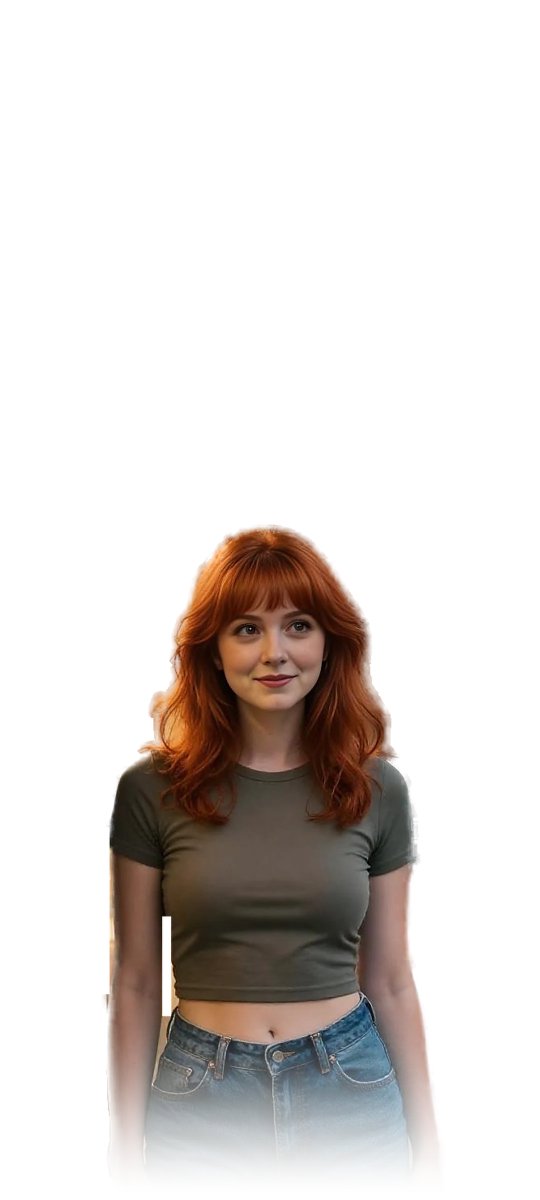
#> input picture app/src/main/assets/portraits/p03.webp, 1080 x 2400 px, given in place of p03.webp.jpg, which was not available (shown at 1/2 size)
$ python compose.py ../../app/src/main/assets/portraits/p03.webp
#> lines starting #> are read from the running program, lines starting #| are printed output that depends on the picture; pictures that were not available may be replaced by others from this repository, and a replacement may not be noted
import sys, os, json, numpy as np, cv2
import mediapipe as mp
from PIL import Image, ImageFilter

CW, CH = 1080, 2400          # wallpaper canvas
CUT_Y = 1030                 # everything below this row is dropped (the logo lives at 1040+)
FADE_END = 1000              # alpha reaches zero here
FADE_LEN = 250

def face_center(img_rgb):
    with mp.solutions.face_detection.FaceDetection(model_selection=1, min_detection_confidence=0.4) as fd:
        r = fd.process(img_rgb)
    if not r.detections: return None
    d = max(r.detections, key=lambda d: d.location_data.relative_bounding_box.width)
    b = d.location_data.relative_bounding_box
    h, w = img_rgb.shape[:2]
    return (b.xmin + b.width / 2) * w, (b.ymin + b.height / 2) * h, b.width * w

def keep_subject(alpha, face):
    binm = (alpha > 0.5).astype(np.uint8)
    n, lab, stats, _ = cv2.connectedComponentsWithStats(binm, connectivity=8)
    if n <= 1: return alpha
    target = 0
    if face is not None:
        fx, fy = int(face[0]), int(face[1])
        target = lab[min(max(fy, 0), lab.shape[0] - 1), min(max(fx, 0), lab.shape[1] - 1)]
    if target == 0:
        target = 1 + int(np.argmax(stats[1:, cv2.CC_STAT_AREA]))
    region = (lab == target).astype(np.uint8)
    region = cv2.dilate(region, cv2.getStructuringElement(cv2.MORPH_ELLIPSE, (13, 13))) > 0
    return alpha * region

# Hand-placed clean-ups in source pixel coordinates: polygons to erase, and bokeh lights to remove.
ERASE = {
    'p01': [[(0, 860), (42, 860), (42, 1152), (0, 1152)], [(0, 956), (340, 956), (340, 1152), (0, 1152)]],
    'p03': [[(190, 540), (217, 540), (217, 745), (190, 745)], [(283, 650), (293, 650), (293, 772), (283, 772)]],
    'p12': [[(0, 640), (205, 640), (205, 745), (185, 800), (160, 830), (140, 880), (0, 880)], [(500, 838), (768, 838), (768, 1152), (500, 1152)]],
}
BOKEH = {'p04': [(255, 346, 34)]}
HALO = {'p04': [(255, 346, 80)]}   # drop translucent glow around a removed light

def clean(name, rgb, alpha):
    h, w = alpha.shape
    for poly in ERASE.get(name, []):
        m = np.zeros((h, w), np.uint8); cv2.fillPoly(m, [np.array(poly, np.int32)], 1)
        alpha = alpha * (1 - m)
    for (cx, cy, r) in BOKEH.get(name, []):
        hsv = cv2.cvtColor(rgb, cv2.COLOR_RGB2HSV).astype(np.float32)
        yy, xx = np.ogrid[:h, :w]
        inside = (xx - cx) ** 2 + (yy - cy) ** 2 < r * r
        pale = (hsv[..., 1] < 0.55 * 255) & (hsv[..., 2] > 0.6 * 255)
        alpha = alpha * (1 - (inside & pale).astype(np.float32))
    for (cx, cy, r) in HALO.get(name, []):
        yy, xx = np.ogrid[:h, :w]
        inside = (xx - cx) ** 2 + (yy - cy) ** 2 < r * r
        alpha = np.where(inside & (alpha < 0.7), 0, alpha)
    return alpha

def smooth(t):
    t = np.clip(t, 0, 1)
    return t * t * (3 - 2 * t)

def compose(name, outdir):
#> called with outdir = 'final'
    src = np.array(Image.open(f'src/{name}.jpg').convert('RGB'))
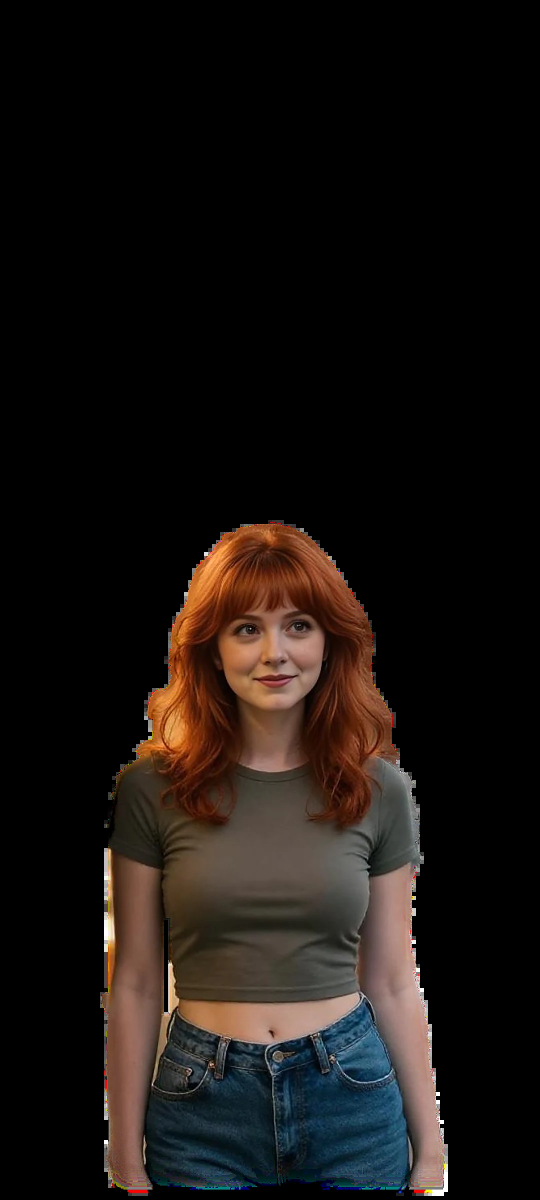
#> src: shape (2400, 1080, 3) (shown at 1/2 size); mean R, G, B 24.8, 19.4, 16.5
    rgba = np.array(Image.open(f'out/{name}_rgba.png'))
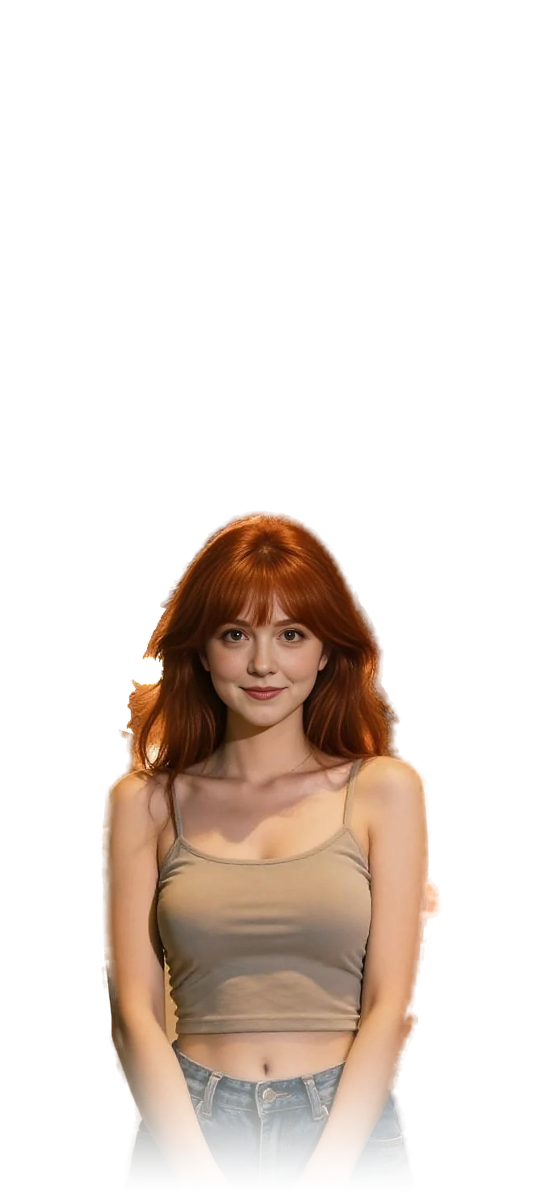
#> input picture app/src/main/assets/portraits/p04.webp, 1080 x 2400 px, given in place of p03.webp_rgba.png, which was not available (shown at 1/2 size)
#> rgba is the input picture: shape (2400, 1080, 4); mean R, G, B, A 43.1, 31.5, 23.5, 59.6
    rgb, alpha = rgba[..., :3], rgba[..., 3].astype(np.float32) / 255
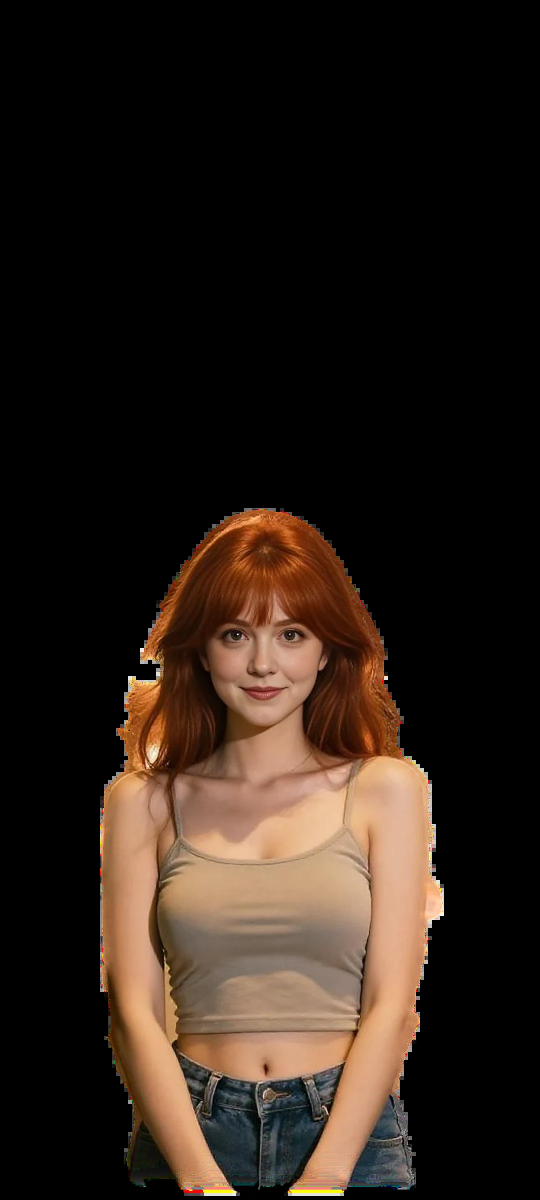
#> rgb: shape (2400, 1080, 3) (shown at 1/2 size); mean R, G, B 43.1, 31.5, 23.5
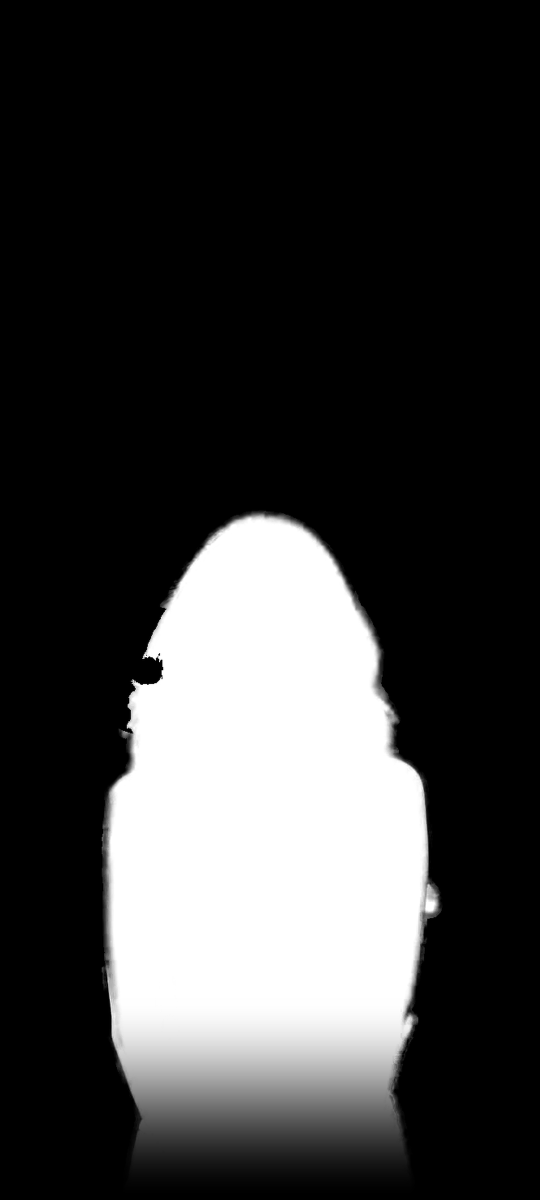
#> alpha: shape (2400, 1080) float32 (shown at 1/2 size); min 0, max 1, mean 0.234
    face = face_center(src)
    alpha = keep_subject(alpha, face)
    alpha = clean(name, src, alpha)
    h, w = alpha.shape
    ys = np.arange(h, dtype=np.float32)[:, None]
    fade = 1.0 - smooth((ys - (FADE_END - FADE_LEN)) / FADE_LEN)
    fade[ys >= CUT_Y] = 0
    alpha = alpha * fade
    # Bounding box of the visible subject.
    cols = np.where((alpha > 0.25).any(0))[0]; rows = np.where((alpha > 0.25).any(1))[0]
    x0, x1, y_top = cols.min(), cols.max(), rows.min()
    bw = x1 - x0 + 1
    s = float(np.clip(min(1.62, 1050.0 / bw), 1.2, 1.62))
    # Larger images are placed higher so the fade ends at the bottom of the canvas.
    oy = CH - FADE_END * s
    head_top = oy + y_top * s
    if head_top < 0.22 * CH: oy += 0.22 * CH - head_top
    cx_src = (x0 + x1) / 2
    ox = CW / 2 - cx_src * s
    ox = min(max(ox, CW - w * s - 20), 20) if w * s > CW else ox
    big = Image.fromarray(np.dstack([rgb, (alpha * 255).astype(np.uint8)]), 'RGBA').resize((int(w * s), int(h * s)), Image.LANCZOS)
    # Light sharpening on colour only; alpha untouched.
    c = big.convert('RGB').filter(ImageFilter.UnsharpMask(radius=1.3, percent=70, threshold=2))
    a = big.getchannel('A')
    canvas = Image.new('RGBA', (CW, CH), (0, 0, 0, 0))
    layer = c.convert('RGBA'); layer.putalpha(a)
    canvas.alpha_composite(layer, (int(round(ox)) if ox >= 0 else 0, int(round(oy))) if ox >= 0 else (0, int(round(oy))), ) if ox >= 0 else None
    if ox < 0:
        crop = layer.crop((int(-ox), 0, int(-ox) + CW, layer.height))
        canvas.alpha_composite(crop, (0, int(round(oy))))
    # Preview on pure black.
    prev = Image.new('RGB', (CW, CH), (0, 0, 0)); prev.paste(canvas, (0, 0), canvas)
    prev.save(f'{outdir}/{name}_prev.png')
    canvas.save(f'{outdir}/{name}.webp', 'WEBP', quality=88, alpha_quality=100, method=6)
    # Head position for the glow behind the head, as fractions of the canvas.
    top_row = int(y_top); band = alpha[top_row:top_row + 70]
    xs = np.where((band > 0.3).any(0))[0]
    hx = (xs.mean() * s + ox) / CW if len(xs) else 0.5
    hy = (oy + (y_top + 150) * s) / CH
    hr = 0.17 * w * s / CW
    return dict(asset=name, head_x=round(float(hx), 3), head_y=round(float(hy), 3), head_r=round(float(hr), 3), scale=round(s, 2))

if __name__ == '__main__':
    outdir = 'final'; os.makedirs(outdir, exist_ok=True)
#> (the run stopped early here; a loop or call above may not have finished)
